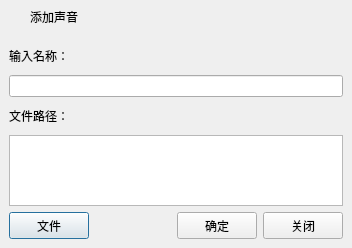
<?xml version="1.0" encoding="UTF-8"?>
<ui version="4.0">
 <class>FrmAddSound</class>
 <widget class="QDialog" name="FrmAddSound">
  <property name="geometry">
   <rect>
    <x>0</x>
    <y>0</y>
    <width>352</width>
    <height>248</height>
   </rect>
  </property>
  <property name="windowTitle">
   <string>添加声音</string>
  </property>
  <layout class="QGridLayout" name="gridLayout">
   <property name="leftMargin">
    <number>0</number>
   </property>
   <property name="topMargin">
    <number>0</number>
   </property>
   <property name="rightMargin">
    <number>0</number>
   </property>
   <property name="bottomMargin">
    <number>0</number>
   </property>
   <property name="spacing">
    <number>0</number>
   </property>
   <item row="0" column="0">
    <widget class="QWidget" name="widget_title" native="true">
     <property name="sizePolicy">
      <sizepolicy hsizetype="Preferred" vsizetype="Fixed">
       <horstretch>0</horstretch>
       <verstretch>0</verstretch>
      </sizepolicy>
     </property>
     <property name="minimumSize">
      <size>
       <width>100</width>
       <height>33</height>
      </size>
     </property>
     <layout class="QHBoxLayout" name="horizontalLayout_2">
      <property name="spacing">
       <number>0</number>
      </property>
      <property name="leftMargin">
       <number>0</number>
      </property>
      <property name="topMargin">
       <number>0</number>
      </property>
      <property name="rightMargin">
       <number>0</number>
      </property>
      <property name="bottomMargin">
       <number>0</number>
      </property>
      <item>
       <widget class="QLabel" name="lab_Ico">
        <property name="sizePolicy">
         <sizepolicy hsizetype="Minimum" vsizetype="Preferred">
          <horstretch>0</horstretch>
          <verstretch>0</verstretch>
         </sizepolicy>
        </property>
        <property name="minimumSize">
         <size>
          <width>30</width>
          <height>0</height>
         </size>
        </property>
        <property name="text">
         <string/>
        </property>
        <property name="alignment">
         <set>Qt::AlignCenter</set>
        </property>
       </widget>
      </item>
      <item>
       <widget class="QLabel" name="lab_Title">
        <property name="sizePolicy">
         <sizepolicy hsizetype="Expanding" vsizetype="Preferred">
          <horstretch>0</horstretch>
          <verstretch>0</verstretch>
         </sizepolicy>
        </property>
        <property name="styleSheet">
         <string notr="true">font: 10pt &quot;微软雅黑&quot;;</string>
        </property>
        <property name="text">
         <string>添加声音</string>
        </property>
        <property name="alignment">
         <set>Qt::AlignLeading|Qt::AlignLeft|Qt::AlignVCenter</set>
        </property>
       </widget>
      </item>
      <item>
       <widget class="QWidget" name="widget_menu" native="true">
        <property name="sizePolicy">
         <sizepolicy hsizetype="Minimum" vsizetype="Preferred">
          <horstretch>0</horstretch>
          <verstretch>0</verstretch>
         </sizepolicy>
        </property>
        <layout class="QHBoxLayout" name="horizontalLayout">
         <property name="spacing">
          <number>0</number>
         </property>
         <property name="leftMargin">
          <number>0</number>
         </property>
         <property name="topMargin">
          <number>0</number>
         </property>
         <property name="rightMargin">
          <number>0</number>
         </property>
         <property name="bottomMargin">
          <number>0</number>
         </property>
         <item>
          <widget class="QPushButton" name="btnMenu">
           <property name="enabled">
            <bool>false</bool>
           </property>
           <property name="sizePolicy">
            <sizepolicy hsizetype="Minimum" vsizetype="Expanding">
             <horstretch>0</horstretch>
             <verstretch>0</verstretch>
            </sizepolicy>
           </property>
           <property name="minimumSize">
            <size>
             <width>31</width>
             <height>0</height>
            </size>
           </property>
           <property name="cursor">
            <cursorShape>ArrowCursor</cursorShape>
           </property>
           <property name="focusPolicy">
            <enum>Qt::NoFocus</enum>
           </property>
           <property name="toolTip">
            <string/>
           </property>
           <property name="text">
            <string/>
           </property>
           <property name="flat">
            <bool>true</bool>
           </property>
          </widget>
         </item>
         <item>
          <widget class="QPushButton" name="btnMenu_Max">
           <property name="enabled">
            <bool>false</bool>
           </property>
           <property name="sizePolicy">
            <sizepolicy hsizetype="Minimum" vsizetype="Expanding">
             <horstretch>0</horstretch>
             <verstretch>0</verstretch>
            </sizepolicy>
           </property>
           <property name="minimumSize">
            <size>
             <width>31</width>
             <height>0</height>
            </size>
           </property>
           <property name="cursor">
            <cursorShape>ArrowCursor</cursorShape>
           </property>
           <property name="focusPolicy">
            <enum>Qt::NoFocus</enum>
           </property>
           <property name="toolTip">
            <string/>
           </property>
           <property name="text">
            <string/>
           </property>
           <property name="flat">
            <bool>true</bool>
           </property>
          </widget>
         </item>
         <item>
          <widget class="QPushButton" name="btnMenu_Min">
           <property name="sizePolicy">
            <sizepolicy hsizetype="Minimum" vsizetype="Expanding">
             <horstretch>0</horstretch>
             <verstretch>0</verstretch>
            </sizepolicy>
           </property>
           <property name="minimumSize">
            <size>
             <width>31</width>
             <height>0</height>
            </size>
           </property>
           <property name="cursor">
            <cursorShape>ArrowCursor</cursorShape>
           </property>
           <property name="focusPolicy">
            <enum>Qt::NoFocus</enum>
           </property>
           <property name="toolTip">
            <string>最小化</string>
           </property>
           <property name="text">
            <string/>
           </property>
           <property name="flat">
            <bool>true</bool>
           </property>
          </widget>
         </item>
         <item>
          <widget class="QPushButton" name="btnMenu_Close">
           <property name="sizePolicy">
            <sizepolicy hsizetype="Minimum" vsizetype="Expanding">
             <horstretch>0</horstretch>
             <verstretch>0</verstretch>
            </sizepolicy>
           </property>
           <property name="minimumSize">
            <size>
             <width>40</width>
             <height>0</height>
            </size>
           </property>
           <property name="cursor">
            <cursorShape>ArrowCursor</cursorShape>
           </property>
           <property name="focusPolicy">
            <enum>Qt::NoFocus</enum>
           </property>
           <property name="toolTip">
            <string>关闭</string>
           </property>
           <property name="text">
            <string/>
           </property>
           <property name="flat">
            <bool>true</bool>
           </property>
          </widget>
         </item>
        </layout>
       </widget>
      </item>
     </layout>
    </widget>
   </item>
   <item row="1" column="0">
    <widget class="QWidget" name="widget_main" native="true">
     <property name="styleSheet">
      <string notr="true">font: 10pt &quot;微软雅黑&quot;;</string>
     </property>
     <layout class="QGridLayout" name="gridLayout_2">
      <item row="0" column="0">
       <layout class="QVBoxLayout" name="verticalLayout_2">
        <item>
         <layout class="QVBoxLayout" name="verticalLayout">
          <item>
           <layout class="QHBoxLayout" name="horizontalLayout_3">
            <item>
             <widget class="QLabel" name="label">
              <property name="text">
               <string>输入名称：</string>
              </property>
             </widget>
            </item>
            <item>
             <spacer name="horizontalSpacer">
              <property name="orientation">
               <enum>Qt::Horizontal</enum>
              </property>
              <property name="sizeHint" stdset="0">
               <size>
                <width>40</width>
                <height>20</height>
               </size>
              </property>
             </spacer>
            </item>
           </layout>
          </item>
          <item>
           <widget class="QLineEdit" name="leName"/>
          </item>
          <item>
           <layout class="QHBoxLayout" name="horizontalLayout_4">
            <item>
             <widget class="QLabel" name="label_2">
              <property name="text">
               <string>文件路径：</string>
              </property>
             </widget>
            </item>
            <item>
             <spacer name="horizontalSpacer_2">
              <property name="orientation">
               <enum>Qt::Horizontal</enum>
              </property>
              <property name="sizeHint" stdset="0">
               <size>
                <width>40</width>
                <height>20</height>
               </size>
              </property>
             </spacer>
            </item>
           </layout>
          </item>
          <item>
           <widget class="QTextBrowser" name="tbFilePath">
            <property name="maximumSize">
             <size>
              <width>16777215</width>
              <height>71</height>
             </size>
            </property>
           </widget>
          </item>
         </layout>
        </item>
        <item>
         <layout class="QHBoxLayout" name="horizontalLayout_5">
          <item>
           <widget class="QPushButton" name="btnFile">
            <property name="minimumSize">
             <size>
              <width>0</width>
              <height>27</height>
             </size>
            </property>
            <property name="text">
             <string>文件</string>
            </property>
            <property name="icon">
             <iconset resource="rc.qrc">
              <normaloff>:/image/add.png</normaloff>:/image/add.png</iconset>
            </property>
           </widget>
          </item>
          <item>
           <spacer name="horizontalSpacer_3">
            <property name="orientation">
             <enum>Qt::Horizontal</enum>
            </property>
            <property name="sizeHint" stdset="0">
             <size>
              <width>40</width>
              <height>20</height>
             </size>
            </property>
           </spacer>
          </item>
          <item>
           <widget class="QPushButton" name="btnOK">
            <property name="minimumSize">
             <size>
              <width>0</width>
              <height>27</height>
             </size>
            </property>
            <property name="text">
             <string>确定</string>
            </property>
            <property name="icon">
             <iconset resource="rc.qrc">
              <normaloff>:/image/btn_ok.png</normaloff>:/image/btn_ok.png</iconset>
            </property>
           </widget>
          </item>
          <item>
           <widget class="QPushButton" name="btnClose">
            <property name="minimumSize">
             <size>
              <width>0</width>
              <height>27</height>
             </size>
            </property>
            <property name="text">
             <string>关闭</string>
            </property>
            <property name="icon">
             <iconset resource="rc.qrc">
              <normaloff>:/image/close.png</normaloff>:/image/close.png</iconset>
            </property>
           </widget>
          </item>
         </layout>
        </item>
       </layout>
      </item>
     </layout>
    </widget>
   </item>
  </layout>
 </widget>
 <resources>
  <include location="rc.qrc"/>
 </resources>
 <connections/>
</ui>
